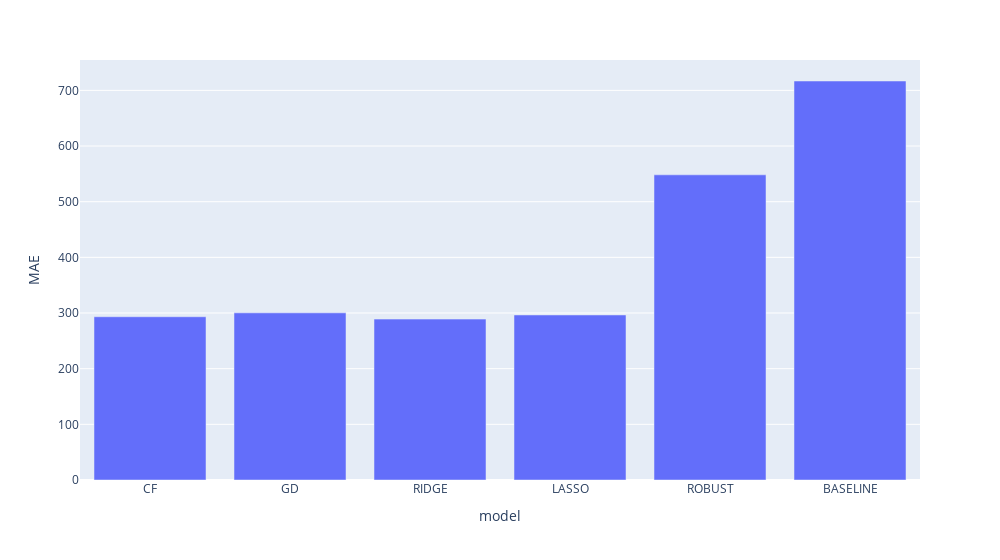

Notebook source saved alongside this figure:
### Code cell
fig = px.bar(df_scores, x='model', y='MAE', width=1000)
fig.show()

### Figure 1 — Plotly figure (JSON) as saved in the notebook; plotly's stock layout.template omitted (floating-point values rounded to 4 significant figures)
{"data": [{"alignmentgroup": "True", "hovertemplate": "model=%{x}<br>MAE=%{y}<extra></extra>", "legendgroup": "", "marker": {"color": "#636efa", "pattern": {"shape": ""}}, "name": "", "offsetgroup": "", "orientation": "v", "showlegend": false, "textposition": "auto", "type": "bar", "x": ["CF", "GD", "RIDGE", "LASSO", "ROBUST", "BASELINE"], "xaxis": "x", "y": [293.3, 300.3, 289.0, 296.5, 548.3, 716.8], "yaxis": "y"}], "layout": {"barmode": "relative", "legend": {"tracegroupgap": 0}, "margin": {"t": 60}, "width": 1000, "xaxis": {"anchor": "y", "domain": [0, 1], "title": {"text": "model"}}, "yaxis": {"anchor": "x", "domain": [0, 1], "title": {"text": "MAE"}}}}
